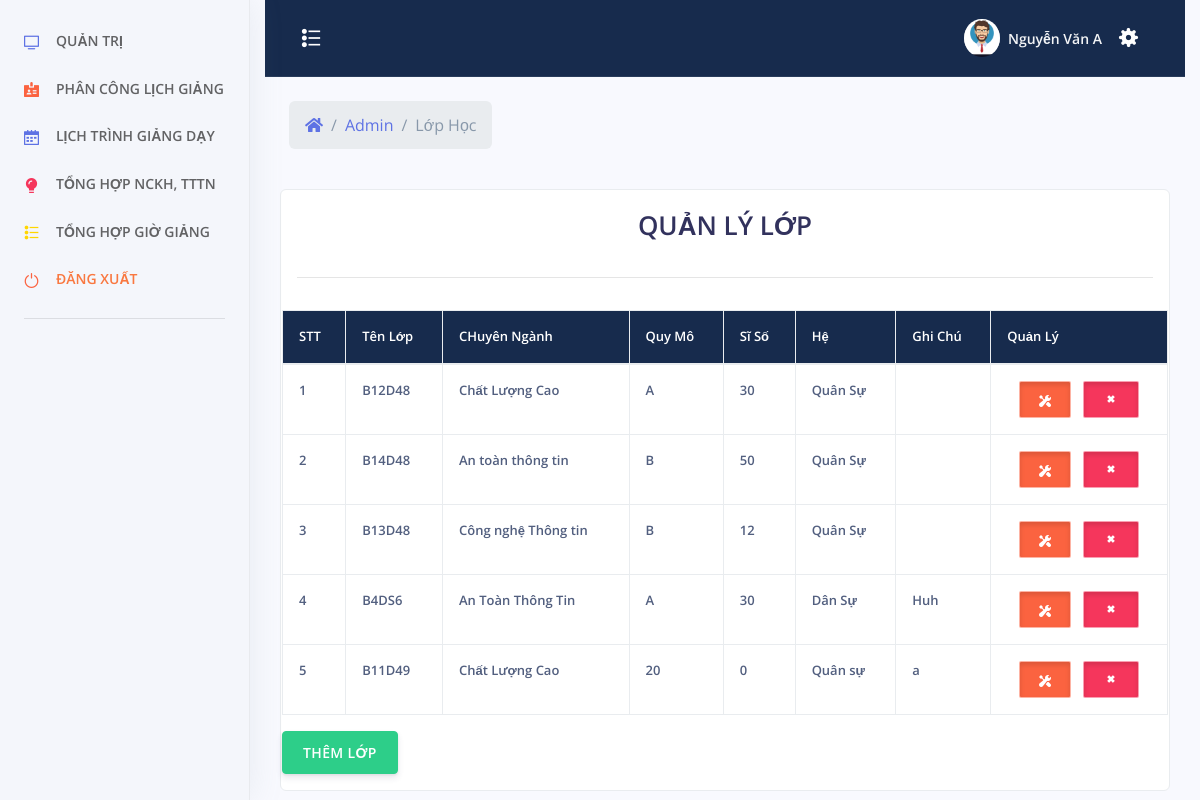
The page /admin/index.php?menu=lop (signed in) on the database as committed earlier.
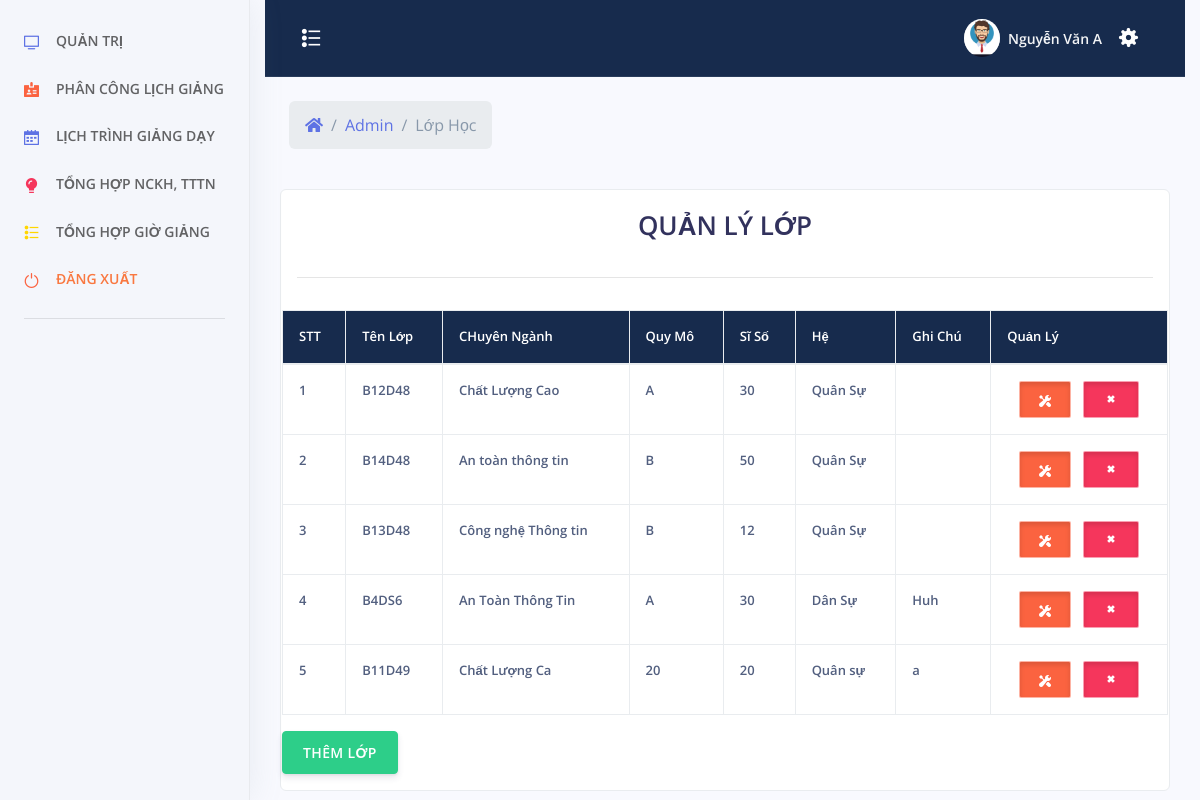
The same page on the database as committed later.
### tables this page shows
CREATE TABLE `lop_hoc` (
  `id_lop` int(11) NOT NULL,
  `ten_lop` varchar(50) NOT NULL,
  `chuyen_nganh` varchar(50) NOT NULL,
  `thoi_gian` int(11) NOT NULL,
  `thoi_khoa_bieu` longtext NOT NULL,
  `quy_mo` varchar(50) NOT NULL,
  `si_so` int(11) NOT NULL,
  `id_gvphutrach` int(11) NOT NULL,
  `id_gvthamgia` int(11) NOT NULL,
  `thoigian_gv_phutrach` int(11) NOT NULL,
  `thoigian_gv_thamgia` int(11) NOT NULL,
  `thoigian_chitiet_gvphutrach` int(11) NOT NULL,
  `thoigian_chitiet_gvthamgia` int(11) NOT NULL,
  `he` varchar(50) NOT NULL,
  `so_gio_ly_thuyet` int(11) NOT NULL,
  `so_gio_ly_thuyet_gvphutrach` int(11) NOT NULL,
  `so_gio_ly_thuyet_gvthamgia` int(11) NOT NULL,
  `xemina` int(11) NOT NULL,
  `xemina_gvphutrach` int(11) NOT NULL,
  `xemina_gvthamgia` int(11) NOT NULL,
  `thaoluan` int(11) NOT NULL,
  `thaoluan_gvphutrach` int(11) NOT NULL,
  `thaoluan_gvthamgia` int(11) NOT NULL,
  `hinh_thuc_thi` varchar(50) NOT NULL,
  `tong_gio_gvphutrach` int(11) NOT NULL,
  `tong_gio_gvthamgia` int(11) NOT NULL,
  `ghi-chu` varchar(500) NOT NULL
);

### admin/lop.php (the view, shortened to what this page needs)
<?php
	include_once('../config/config.php');
	include_once('../header.php');
 ?>
 <?php
		if($_SESSION["taikhoan"] == NULL){ ?>
			<script>
				window.location.href="../tai-khoan/dang-nhap.php";
			</script>
		<?php }else {?>
			<div class="row align-items-center py-4">
            <div class="col-lg-6 col-7">
              <nav aria-label="breadcrumb" class="d-none d-md-inline-block ml-md-4">
                <ol class="breadcrumb breadcrumb-links breadcrumb-dark">
                  <li class="breadcrumb-item"><a href="#"><i class="fas fa-home"></i></a></li>
                  <li class="breadcrumb-item"><a href="index.php">Admin</a></li>
                  <li class="breadcrumb-item active" aria-current="page">Lớp Học</li>
                </ol>
              </nav>
            </div>
          </div>
    <div style="color:#FFF" class="col-xs-12 col-sm-12 col-md-12 col-lg-12 adminhihi">
		<div class="list-group-item">
		<?php
			$sql = "SELECT * FROM `lop_hoc`";
			$qr = mysqli_query($conn, $sql);
		 ?>
			<div class="caption">
			<h1 style="text-align: center">QUẢN LÝ LỚP</h1>
			</div>
			<hr>
			<div class="row">
				<table class="table table-bordered">
					<tr class="chimuc">
						<th>STT</th>
						<th>Tên Lớp</th>
						<th>CHuyên Ngành</th>
						<th>Quy Mô</th>
						<th>Sĩ Số</th>
						<th>Hệ</th>
						<th>Ghi Chú</th>
						<th>Quản Lý</th>
					</tr>
					<tbody>
						<?php $stt = 1; ?>
					<?php while($row = mysqli_fetch_assoc($qr)){ ?>
						<tr>
							<td><?php echo $stt; $stt += 1; ?></td>
							<td>
							<?php echo $row["ten_lop"]; ?>
							</td>
							<td><?php echo $row["chuyen_nganh"]?></td>
							<td><?php echo $row["quy_mo"]?></td>
							<td><?php echo $row["si_so"]?></td>
							<td><?php echo $row["he"]?></td>
							<td><?php echo $row["ghi-chu"]?></td>
							<td align="center">
								<button type="button" id="sua" class="btn btn-warning btn-xs button-sua" title="Sửa"
                tenlop="<?php echo $row["ten_lop"]?>"
                chuyennganh="<?php echo $row["chuyen_nganh"]?>"
                quymo="<?php echo $row["quy_mo"]?>"
                siso="<?php echo $row["si_so"]?>"
                idlop="<?php echo $row["id_lop"]?>" he="<?php echo $row["he"]?>" ghichu="<?php echo $row["ghi-chu"]?>"><span class="glyphicon glyphicon-edit"></span>
								<span class="btn-inner--icon"><i class="ni ni-settings"></i></span>
							</button>
  								<button type="button" id="xoa" xoa="<?php echo $row["id_lop"]?>" class="btn btn-danger btn-xs button-sua" title="Xóa"><span class="glyphicon glyphicon-trash"></span>
								  <span class="btn-inner--icon"><i class="ni ni-fat-remove"></i></span>
							</button>
							</td>
						</tr>
						<?php } ?>
					</tbody>
				</table>
<br>
<center>
	<button type="button" class="btn btn-success"  data-toggle="modal" data-target="#themadmin">THÊM LỚP</button>
</center>
			</div>
		</div>
    </div>
	<?php } ?>
</div>
 <?php
	include_once('../footer.php');
 ?>

Rows that differ between the two databases and show on the page:
changed lop_hoc "Quân sự": chuyen_nganh "Chất Lượng Cao" → "Chất Lượng Ca"; si_so "0" → "20"
